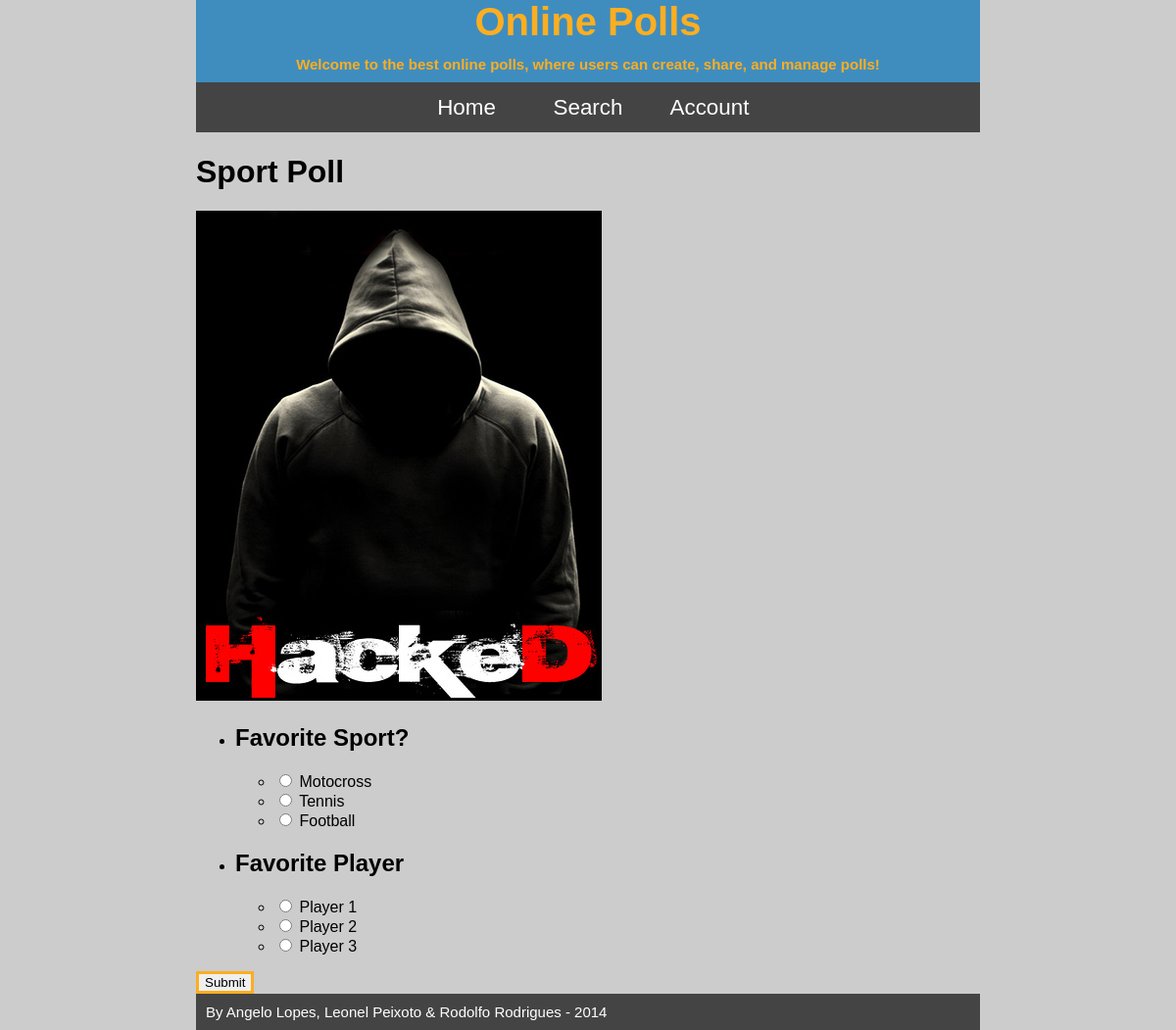
/answerPoll.php?id=1, run on an earlier commit of the app's database.
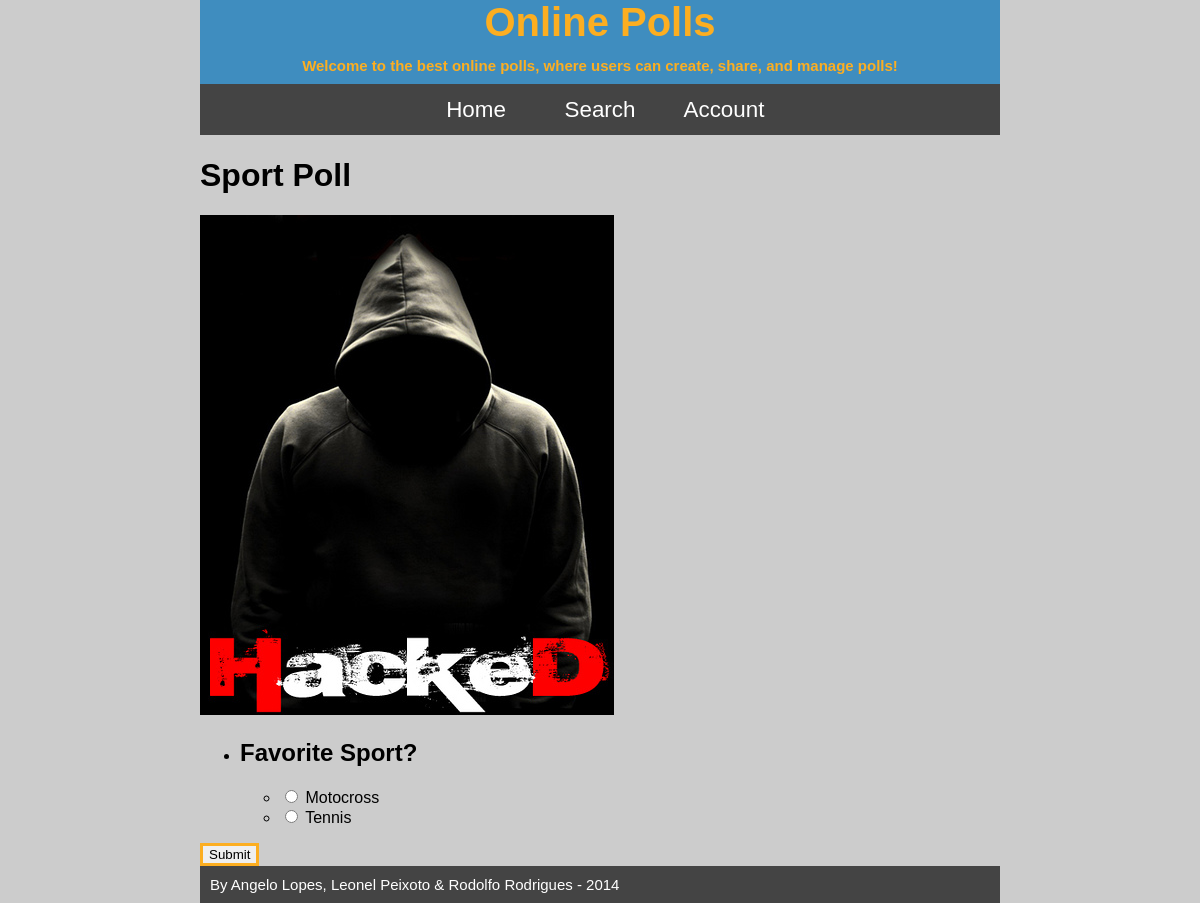
And on a later commit of the database.
### tables this page shows
CREATE TABLE pollsQuestions
(
	idPollQuestion INTEGER PRIMARY KEY,
	idPoll INTEGER NOT NULL,
	question TEXT NOT NULL,
	FOREIGN KEY(idPoll) REFERENCES polls(idPoll)
);

CREATE TABLE pollsChoices
(
	idPollChoice INTEGER PRIMARY KEY,
	idPollQuestion INTEGER NOT NULL,
	choice TEXT NOT NULL,
	choiceCount INTEGER NOT NULL,
	FOREIGN KEY(idPollQuestion) REFERENCES pollsQuestions(idPollQuestion)
);

### database/sqlite.php (called while the page is built, shortened)
<?php
class SQLite
{
    private $dbh;
     public function __construct()
    {
        try
        {
            $this->dbh = new PDO('sqlite:polls.db');
            $this->dbh->setAttribute(PDO::ATTR_DEFAULT_FETCH_MODE, PDO::FETCH_ASSOC);
            $this->dbh->setAttribute(PDO::ATTR_ERRMODE, PDO::ERRMODE_EXCEPTION);
        }
        catch (PDOException $e)
        {
            die($e->getMessage());
        }
    }
    public function getPoll($idPoll)
    {
        $resultPoll = null;
        try
        {
            $stmtPoll= $this->dbh->prepare('SELECT * FROM polls WHERE idPoll = :id');
            $stmtPoll->bindParam(':id', $idPoll);
            $stmtPoll->execute();
            $resultPoll = $stmtPoll->fetch();
            return $resultPoll;
        }
        catch (PDOException $e)
        {
            die($e->getMessage());
        }
        return $resultPoll;
    }
    public function getPollQuestions($idPoll)
    {
        try
        {
            $stmtQuestions = $this->dbh->prepare('SELECT * FROM pollsQuestions WHERE idPoll = :pollId');
            $stmtQuestions->bindParam(':pollId', $idPoll);
            $stmtQuestions->execute();
            $resultQuestions = $stmtQuestions->fetchALL();
        }
        catch (PDOException $e)
        {
            die($e->getMessage());
        }
        $pollArray = null;
        foreach($resultQuestions as $question)
        {
            $questionArray[] = $question;
            try
            {
                $stmtChoices = $this->dbh->prepare('SELECT * FROM pollsChoices WHERE idPollQuestion = :idQuestion');
                $stmtChoices->bindParam(':idQuestion', $question['idPollQuestion']);
                $stmtChoices->execute();
                $resultChoices = $stmtChoices->fetchAll();
                foreach($resultChoices as $choice)
                {
                    $questionArray[] = $choice;
                }
                $pollArray[] = $questionArray;
                unset($questionArray);
            }
            catch (PDOException $e)
            {
                die($e->getMessage());
            }
        }
        return $pollArray;
    }
}
?>

### database/validation.php (called while the page is built, shortened)
<?php
function cleanInput($formField)
{
    $data = trim($formField);
    $data = preg_replace('/[^\w\d\s\.!,\?]/', '', $data);
    return $data;
}

### answerPoll.php (the view, shortened to what this page needs)
<?php
require_once 'database/sqlite.php';
require_once 'database/validation.php';
$idPoll = cleanInput($_GET['id']);
$sqlite = new SQLite();
$poll = $sqlite->getPoll($idPoll);
$pollQuestions = $sqlite->getPollQuestions($idPoll);
include ('templates/header.php');
?>
<form action="save_vote.php" method="POST">
    <h1><?= $poll['title']?></h1>
    <img src="<?= 'images/originals/'.$poll['idPoll'].'.jpg'?>" alt="poll image">
    <ul>
    <?php
    foreach($pollQuestions as $questionArray)
    {
        $firstElem = true;
        $questionId = ''; ?>
            <?php
            foreach($questionArray as $questionElem)
            {
                if($firstElem)
                {?>
                    <li><h2><?= $questionElem['question']?></h2></li>
                    <ul>
                    <?php
                    $questionId = $questionElem['idPollQuestion'];
                    $firstElem = false;
                }
                else
                {?>
                    <li>
                        <input type="radio" name="questionId_<?= $questionId?>" value="<?= $questionElem['idPollChoice']?>" >
                        <?php echo $questionElem['choice']; ?>
                    </li>
                    <?php
                }
            }
            ?>
        </ul>
<?php
    }
    ?>
    </ul>
    <input type="submit" value="Submit">
</form>
<?php include ('templates/footer.php'); ?>

What changed in the data, as far as the page shows it:
no longer on this page (row edited): pollschoices: choice "Football"
no longer on this page (row edited): pollsquestions: question "Favorite Player"
no longer on this page (row edited): pollschoices: choice "Player 1"
no longer on this page (row edited): pollschoices: choice "Player 2"
no longer on this page (row edited): pollschoices: choice "Player 3"
